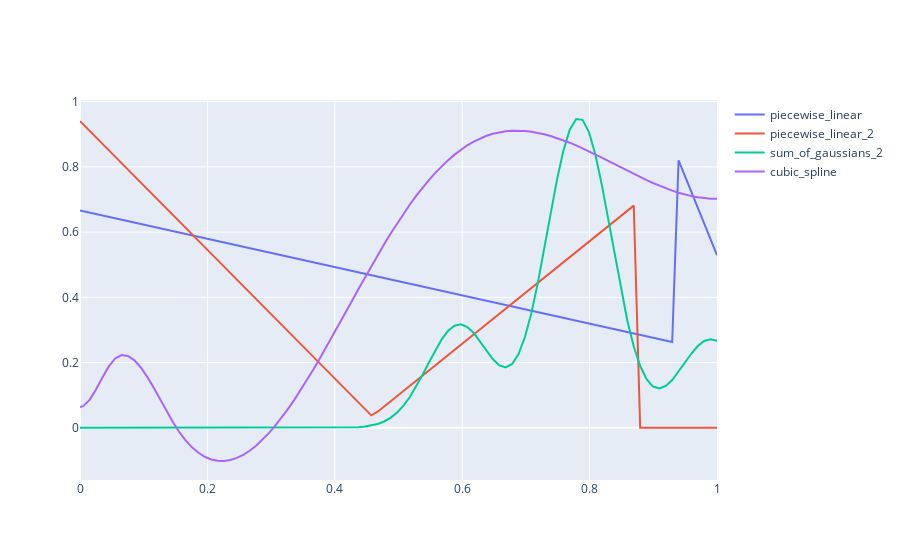

This figure's notebook cell:
### Code cell
figure2 = go.Figure()

for f, n_params in f_dict.items():
    figure2.add_trace(
        go.Scatter(
            x=xrho,
            y=f(xrho, np.random.rand(n_params)),
            name=f.__name__,
        )
    )
    
figure2.show()
